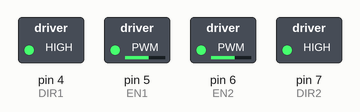
Bench run of a sketch on a simulated Arduino Uno, built with avr-gcc and run on an emulated ATmega328P. Parts: switched loads named in the sketch (green lamp = pin HIGH).

Above: at 0.05 s.
At 2.75 s:
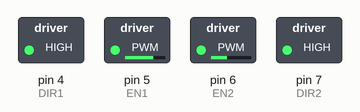
At 5.5 s:
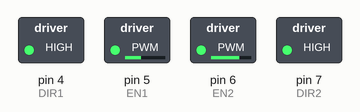
At 6.85 s:
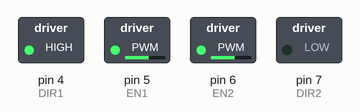
At 8.25 s:
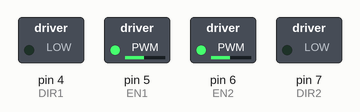
At 11.0 s:
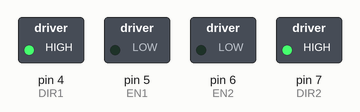
Timing chart, 0 to 14.3 s (numbered marks = the images above):
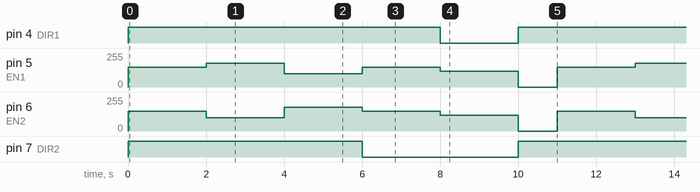

Measured:
- by itself, pin 4 (DIR1): alternates HIGH for 9.0 s and LOW for 2.0 s
- by itself, pin 5 (EN1): repeats every 11.0 s: 180/255 2.0 s, 100/255 2.0 s, 150/255 2.0 s, 120/255 2.0 s, 0/255 1.0 s, 150/255 2.0 s
- by itself, pin 6 (EN2): repeats every 11.0 s: 100/255 2.0 s, 180/255 2.0 s, 150/255 2.0 s, 120/255 2.0 s, 0/255 1.0 s, 150/255 2.0 s
- by itself, pin 7 (DIR2): repeats every 11.0 s: LOW 4.0 s, HIGH 7.0 s

The sketch:

EXP_5_ExtendedTask.ino
```cpp
// Cytron SHIELD-2AMOTOR - two motors with differential steering
// Motor 1 = LEFT, Motor 2 = RIGHT
const int DIR1 = 4;  // Motor 1 (left) direction
const int EN1  = 5;  // Motor 1 (left) PWM
const int DIR2 = 7;  // Motor 2 (right) direction
const int EN2  = 6;  // Motor 2 (right) PWM

// Drive one motor. speed: -255 (full reverse) to +255 (full forward)
void setMotor(int dirPin, int enPin, int speed) {
  speed = constrain(speed, -255, 255);
  digitalWrite(dirPin, speed >= 0 ? HIGH : LOW);  // HIGH = forward
  analogWrite(enPin, abs(speed));
}

// Differential steering.
// Positive = forward, negative = reverse, 0 = stop.
void driveRobot(int speedLeft, int speedRight) {
  setMotor(DIR1, EN1, speedLeft);
  setMotor(DIR2, EN2, speedRight);
}

void setup() {
  pinMode(DIR1, OUTPUT);
  pinMode(EN1, OUTPUT);
  pinMode(DIR2, OUTPUT);
  pinMode(EN2, OUTPUT);
}

void loop() {
  driveRobot(150, 150);    // straight forward
  delay(2000);

  driveRobot(180, 100);    // curve right (left wheel faster)
  delay(2000);

  driveRobot(100, 180);    // curve left (right wheel faster)
  delay(2000);

  driveRobot(150, -150);   // spin right on the spot
  delay(2000);

  driveRobot(-120, -120);  // straight backward
  delay(2000);

  driveRobot(0, 0);        // stop
  delay(1000);
}
```
